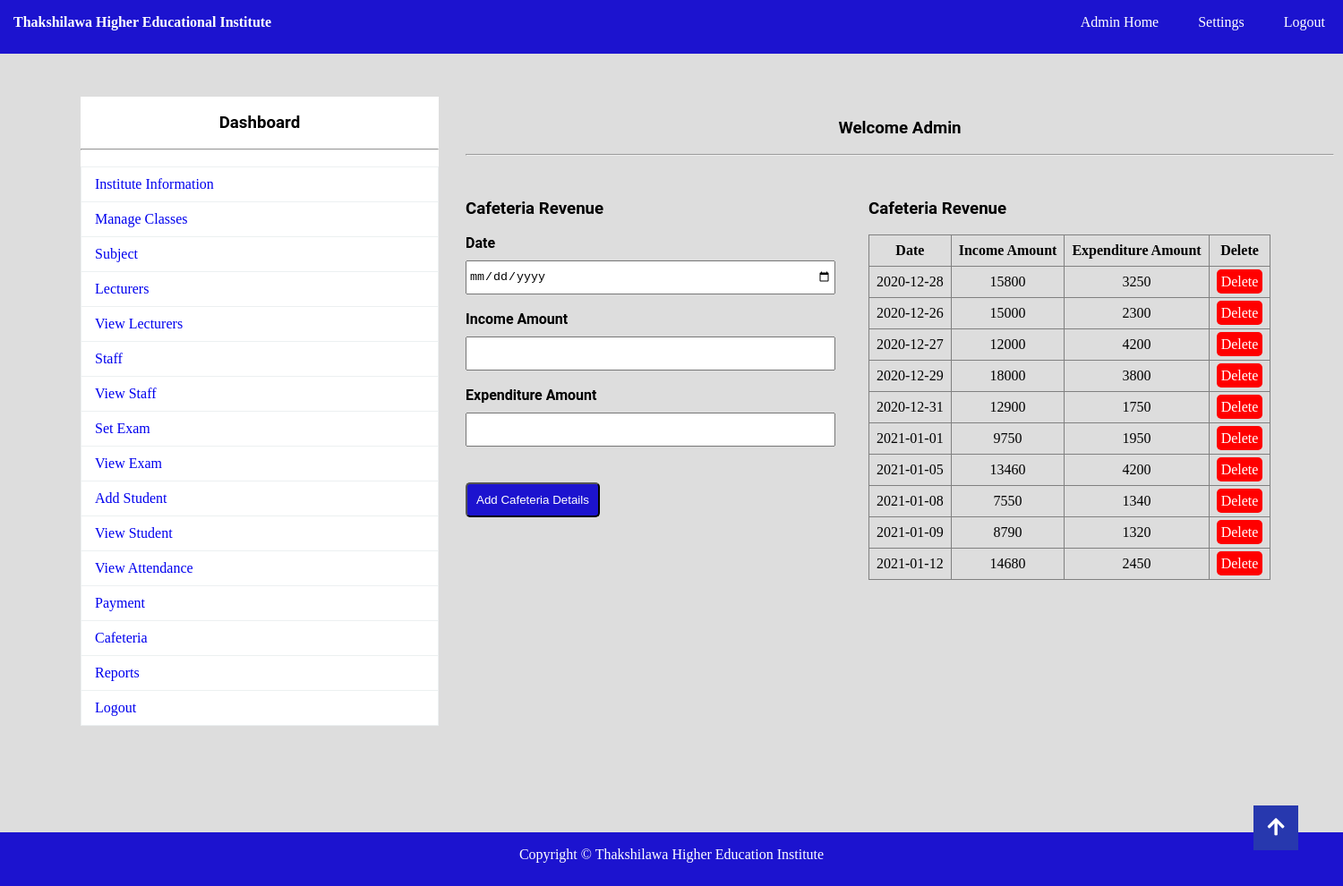
Screenshot of /cafeteria.php (signed in) with the database file from the repository.
### tables this page shows
CREATE TABLE `cafe` (
  `caid` int(150) NOT NULL,
  `ca_date` date NOT NULL,
  `ca_inc` varchar(150) NOT NULL,
  `ca_exp` varchar(150) NOT NULL
);

### cafeteria.php (the view, shortened to what this page needs)
<?php
	include"database.php";
	if (isset($_SESSION["AID"])){
		$logged_user = $_SESSION["ANAME"];
	} elseif (isset($_SESSION["NAID"])) {
		$logged_user = $_SESSION["NANAME"];
	} else {
		echo"<script>window.open('index.php?mes=Access Denied...','_self');</script>";
	}
?>
<!DOCTYPE html>
<html>
	<head>
		<link rel="stylesheet" type="text/css" href="css/style.css">
		<link rel="stylesheet" href="css/scrollup.css">
		<link rel="stylesheet" href="https://use.fontawesome.com/releases/v5.5.0/css/all.css">
	</head>
	<body>
				<?php include"navbar.php";?><br>
			<div id="section">
					<?php include"sidebar.php";?><br><br><br>
					<h3 class="text" style="color: black;">Welcome <?php echo $logged_user; ?></h3><br><hr><br>
					<div class="content1">
						<h3 style="color: black;"> Cafeteria Revenue</h3><br>
						<form method="post" action="<?php echo $_SERVER["PHP_SELF"];?>">
                        <label style="color: black;">Date</label><br>
						   <input type="Date" name="date" required class="input">
						   <br><br>
                        <label style="color: black;">Income Amount</label><br>
						   <input type="number" name="income" required class="input">
						   <br><br>
						   <label style="color: black;">Expenditure Amount</label><br>
						   <input type="number" name="expense" required class="input">
						   <button type="submit" class="btn" name="submit"> Add Cafeteria Details</button>
						</form>
					</div>
				<div class="tbox" >
					<h3 style="margin-top:30px; color: black;">Cafeteria Revenue</h3><br>
					<table border="1px" >
						<tr>
							<th>Date</th>
							<th>Income Amount</th>
							<th>Expenditure Amount</th>
							<th>Delete</th>
						</tr>
						<?php
							$s="select * from cafe";
							$res=$db->query($s);
							if($res->num_rows>0)
							{
								while($r=$res->fetch_assoc())
								{
									echo "
										<tr>
										<td>{$r["ca_date"]}</td>
                                        <td>{$r["ca_inc"]}</td>
                                        <td>{$r["ca_exp"]}</td>
										<td><a href='cafeteria_delete.php?id={$r["caid"]}' class='btnr'>Delete</a></td>
										</tr>
									";
								}
							}
							else
							{
								echo "No Records Found";
							}
						?>
					</table>
				</div>
			</div>
				<?php include"footer.php";?>
				<a class="gotopbtn" href="#"> <i class="fas fa-arrow-up"></i> </a>
	</body>
</html>

### css/style.css (style rules this page uses)
* { padding: 0px; margin: 0px; }
html { background: #dddddd; }
body { width: 100%; height: 100%; margin: 0%; padding: 0%; overflow-x: vissble; zoom: 100%; }
a { text-decoration: none; }
h1, h2, h3, h4, h5, h6, label { font-family: roboto; color: #cd00c7; }
.btn { border-radius: 5px; padding: 10px; background: #1c13cf; color: white; margin-top: 40px; }
.btnr { border-radius: 5px; padding: 5px; background: #ff0000; color: white; }
.input { height: 30px; width: 90%; padding: 2px; margin-top: 10px; }
label { font-weight: bold; }
.content1 { margin-top: 30px; }
.text { text-align: center; }
#section { height: auto; width: 1400px; margin-left: 90px; font-family: cambria; }
.content1 { margin-top: 30px; height: auto; width: 450px; float: left; }
.tbox { float: left; }
.tbox table { border-collapse: collapse; }
tr, td, th { padding: 8px; }
table { border-collapse: collapse; }
td { text-align: center; }

### css/scrollup.css (style rules this page uses)
body { margin: 0; padding: 0; }
.gotopbtn { position: fixed; width: 50px; height: 50px; background: #2738ae; bottom: 40px; right: 50px; text-decoration: none; text-align: center; line-height: 50px; color: white; font-size: 22px; z-index: 100000; }

### rows the page displays
cafe: ca_date "2020-12-28", ca_inc "15800", ca_exp "3250"
cafe: ca_date "2020-12-26", ca_inc "15000", ca_exp "2300"
cafe: ca_date "2020-12-27", ca_inc "12000", ca_exp "4200"
cafe: ca_date "2020-12-29", ca_inc "18000", ca_exp "3800"
cafe: ca_date "2020-12-31", ca_inc "12900", ca_exp "1750"
cafe: ca_date "2021-01-01", ca_inc "9750", ca_exp "1950"
cafe: ca_date "2021-01-05", ca_inc "13460", ca_exp "4200"
cafe: ca_date "2021-01-08", ca_inc "7550", ca_exp "1340"
cafe: ca_date "2021-01-09", ca_inc "8790", ca_exp "1320"
cafe: ca_date "2021-01-12", ca_inc "14680", ca_exp "2450"

### other values shown
$logged_user "Admin"
